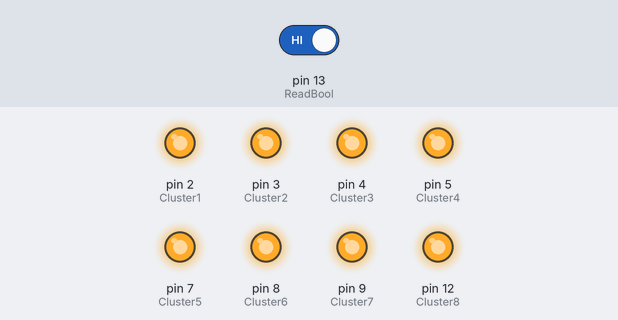
This sketch was run on a simulated Arduino Uno, built with avr-gcc and run on an emulated ATmega328P. Shown: output pins drawn as LEDs (lit = HIGH). The test bench sets the inputs (shaded band); at power-on: pin 13 (ReadBool) HIGH. Random numbers use the default seed unless the sketch sets one.

Above: at 1.2 s.
1.3 s: pin 13 (ReadBool) driven LOW
At 2.6 s:
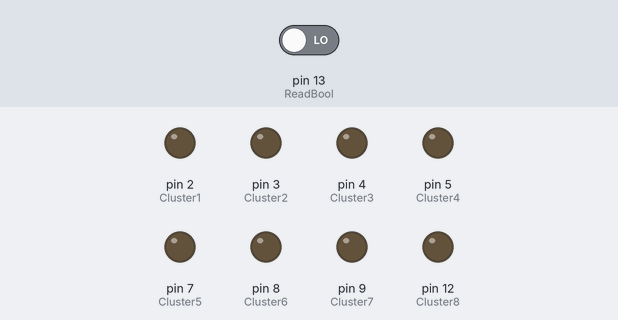
4.3 s: pin 13 (ReadBool) driven HIGH
At 6.3 s:
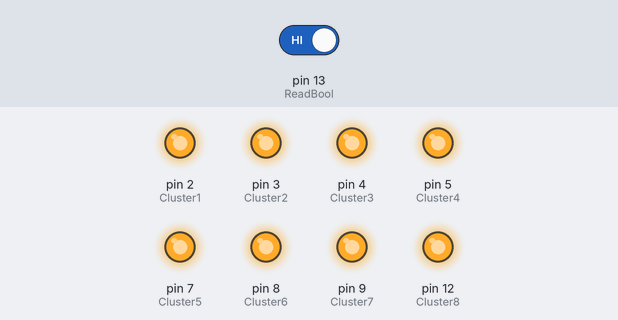
6.6 s: pin 13 (ReadBool) driven LOW
At 9.47 s:
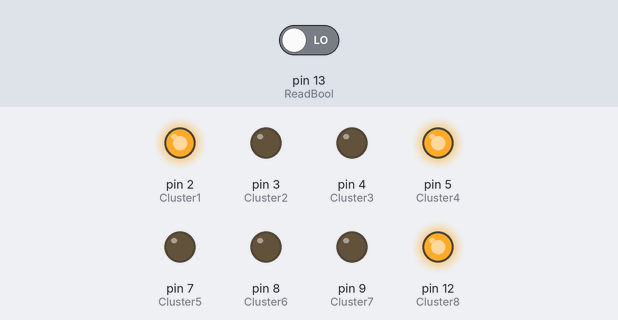
Timing chart, 0 to 17.4 s (numbered marks = the images above; inputs shaded):
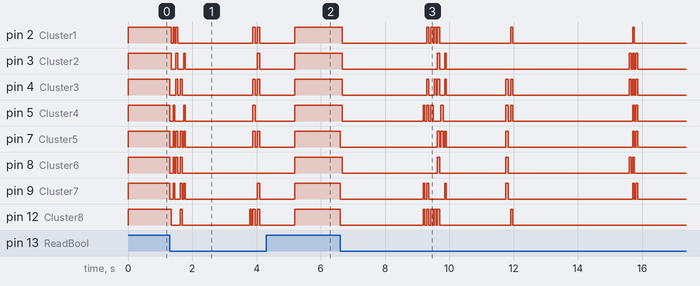

The sketch:

Storm.ino
```cpp
//Select the pin you want to use for the lightings. Here I took 8 ouputs, some are digitals (2/4/7/8/12) the other analogs (3/5/9).
//I use the digital pin 13 as input to control weither or not the cloud is in mode Storm. If the pin 13 read 0, all the clusters are ON, if not the clusters blink to simulate lightings.


int Cluster1 = 2;
int Cluster2 = 3;
int Cluster3 = 4;
int Cluster4 = 5;
int Cluster5 = 7;
int Cluster6 = 8;
int Cluster7 = 9;
int Cluster8 = 12;
int ReadBool = 13;


int rand1;
int rand2;
int rand3;
int rand4;
int rand5;
int rand6;
int rand7;
int rand8;

int Tshort1;
int Tshort2;
int Tshort3;
int Tshort4;
int Tshort5;
int Tshort6;
int Tlong1;
int Tlong2;

int Mode = 0;
int Modenm1 = 0;
int State = 1;

long TimeStart = long(millis()/1000);


void setup() {
Serial.begin(9600);
pinMode(Cluster1, OUTPUT);
pinMode(Cluster2, OUTPUT);
pinMode(Cluster3, OUTPUT);
pinMode(Cluster4, OUTPUT);
pinMode(Cluster5, OUTPUT);
pinMode(Cluster6, OUTPUT);
pinMode(Cluster7, OUTPUT);
pinMode(Cluster8, OUTPUT);
pinMode(ReadBool, INPUT);
}

void normale(){
digitalWrite(Cluster1, true);
analogWrite(Cluster2, 255);
digitalWrite(Cluster3, true);
analogWrite(Cluster4, 255);
digitalWrite(Cluster5, true);
digitalWrite(Cluster6, true);
analogWrite(Cluster7, 255);
digitalWrite(Cluster8, true);
}

void RandInt(){
rand1 = bool(random(0, 2));
rand2 = int(bool(random(0, 2)))*255;
rand3 = bool(random(0, 2));
rand4 = int(bool(random(0, 2)))*255;
rand5 = bool(random(0, 2));
rand6 = bool(random(0, 2));
rand7 = int(bool(random(0, 2)))*255;
rand8 = bool(random(0, 2));
}

void RandDelay(){
Tshort1 = random(0, 100);
Tshort2 = random(0, 100);
Tshort3 = random(0, 100);
Tshort4 = random(0, 100);
Tshort5 = random(0, 100);
Tshort6 = random(0, 100);
Tlong1 = random(0, 500);
Tlong2 = random(1000, 2000);
}

void Lighting(int DelayON_start, int DelayON_end, int DelayOFF_start, int DelayOFF_end)
{
RandInt();
TurnOn();
delay(random(DelayON_start, DelayON_end));
TurnOff();
delay(random(DelayOFF_start, DelayOFF_end));
}

void TurnOn(){
digitalWrite(Cluster1, rand1);
analogWrite(Cluster2, rand2);
digitalWrite(Cluster3, rand3);
analogWrite(Cluster4, rand4);
digitalWrite(Cluster5, rand5);
digitalWrite(Cluster6, rand6);
analogWrite(Cluster7, rand7);
digitalWrite(Cluster8, rand8);
}

void TurnOff(){
digitalWrite(Cluster1, LOW);
analogWrite(Cluster2, LOW);
digitalWrite(Cluster3, LOW);
analogWrite(Cluster4, LOW);
digitalWrite(Cluster5, LOW);
digitalWrite(Cluster6, LOW);
analogWrite(Cluster7, LOW);
digitalWrite(Cluster8, LOW);
}

void storm(){
int NbLightings = random(0, 9);
  for (int n=0; n<NbLightings; n++)
  {
  Lighting(30, 80, 30, 80);
  }
  Lighting(50, 100, 1000, 4000);
}

void loop() {
  Mode = digitalRead(ReadBool);
  if (long(millis()/1000) - TimeStart > 10)
  {
    State = 0;
    TurnOff();
  }
  if (Modenm1 != Mode)
  {
    State = 1;
    TimeStart = long(millis()/1000);
  }
  Modenm1 = Mode;

  if (Mode == 0 && State == 1) {
    storm();
  }
  if (Mode == 1 && State == 1) {
    normale();
  }
}
```

Measured:
- after the input at 1.3 s, pin 3 (Cluster2): goes LOW 0.15 s, HIGH 0.07 s, LOW 0.18 s, HIGH 0.06 s, LOW 2.2 s, HIGH 0.07 s, then LOW, starting at once; pin 5 (Cluster4): goes LOW 0.11 s, HIGH 0.04 s, LOW 0.28 s, HIGH 0.06 s, LOW 2.1 s, HIGH 0.08 s, then LOW, starting at once
- after the input at 4.3 s, pin 7 (Cluster5), pin 9 (Cluster7), pin 12 (Cluster8): LOW → HIGH after 0.89 s
